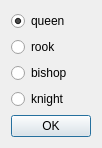
<?xml version="1.0" encoding="UTF-8"?>
<ui version="4.0">
 <class>Dialog2</class>
 <widget class="QDialog" name="Dialog2">
  <property name="geometry">
   <rect>
    <x>0</x>
    <y>0</y>
    <width>97</width>
    <height>146</height>
   </rect>
  </property>
  <property name="windowTitle">
   <string>Dialog</string>
  </property>
  <layout class="QVBoxLayout" name="verticalLayout">
   <item>
    <widget class="QRadioButton" name="queen">
     <property name="text">
      <string>queen</string>
     </property>
     <property name="icon">
      <iconset resource="res.qrc">
       <normaloff>:/images/bqeen.png</normaloff>:/images/bqeen.png</iconset>
     </property>
     <property name="checked">
      <bool>true</bool>
     </property>
    </widget>
   </item>
   <item>
    <widget class="QRadioButton" name="rook">
     <property name="text">
      <string>rook</string>
     </property>
     <property name="icon">
      <iconset resource="res.qrc">
       <normaloff>:/images/brook.png</normaloff>:/images/brook.png</iconset>
     </property>
    </widget>
   </item>
   <item>
    <widget class="QRadioButton" name="bishop">
     <property name="text">
      <string>bishop</string>
     </property>
     <property name="icon">
      <iconset resource="res.qrc">
       <normaloff>:/images/bbishop.png</normaloff>:/images/bbishop.png</iconset>
     </property>
    </widget>
   </item>
   <item>
    <widget class="QRadioButton" name="knight">
     <property name="text">
      <string>knight</string>
     </property>
     <property name="icon">
      <iconset resource="res.qrc">
       <normaloff>:/images/bhorse.png</normaloff>:/images/bhorse.png</iconset>
     </property>
    </widget>
   </item>
   <item>
    <widget class="QPushButton" name="pushButton">
     <property name="text">
      <string>OK</string>
     </property>
    </widget>
   </item>
  </layout>
 </widget>
 <resources>
  <include location="res.qrc"/>
 </resources>
 <connections/>
</ui>
